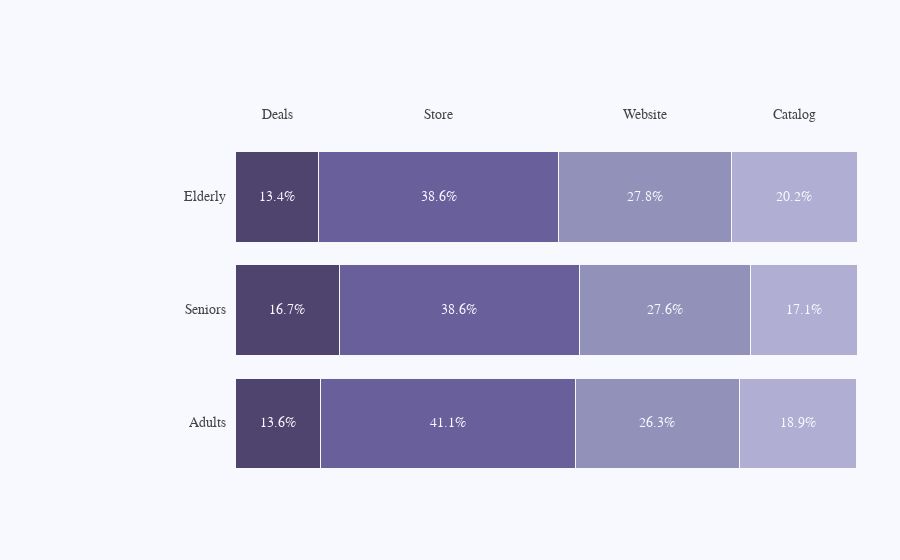

Notebook code cell kept with this figure:
### Code cell
import plotly.graph_objects as go

top_labels = ['Deals', 'Store', 'Website', 'Catalog']

colors = ['rgba(38, 24, 74, 0.8)', 'rgba(71, 58, 131, 0.8)',
          'rgba(122, 120, 168, 0.8)', 'rgba(164, 163, 204, 0.85)',
          'rgba(190, 192, 213, 1)', 'rgba(190, 163, 120, 0.85)']

x_data = [[13.6,  41.1,  26.3,  18.9],
          [16.7,  38.6,  27.6,  17.1],
          [13.4,  38.6,  27.8,  20.2]]

y_data = ['Adults', 'Seniors','Elderly']

fig = go.Figure()

for i in range(len(x_data[0])):
    for xd, yd in zip(x_data, y_data):
        fig.add_trace(go.Bar(
            x=[xd[i]], y=[yd],
            orientation='h',
            marker=dict(
                color=colors[i],
                line=dict(color='rgb(248, 248, 249)', width=1)
            )
        ))

fig.update_layout(
    xaxis=dict(
        showgrid=False,
        showline=False,
        showticklabels=False,
        zeroline=False,
        domain=[0.15, 1]
    ),
    yaxis=dict(
        showgrid=False,
        showline=False,
        showticklabels=False,
        zeroline=False,
    ),
    barmode='stack',
    paper_bgcolor='rgb(248, 248, 255)',
    plot_bgcolor='rgb(248, 248, 255)',
    margin=dict(l=120, r=10, t=140, b=80),
    showlegend=False,
)

annotations = []

for yd, xd in zip(y_data, x_data):
    # labeling the y-axis
    annotations.append(dict(xref='paper', yref='y',
                            x=0.14, y=yd,
                            xanchor='right',
                            text=str(yd),
                            font=dict(family='Arial', size=14,
                                      color='rgb(67, 67, 67)'),
                            showarrow=False, align='right'))
    # labeling the first percentage of each bar (x_axis)
    annotations.append(dict(xref='x', yref='y',
                            x=xd[0] / 2, y=yd,
                            text=str(xd[0]) + '%',
                            font=dict(family='Arial', size=14,
                                      color='rgb(248, 248, 255)'),
                            showarrow=False))
    # labeling the first Likert scale (on the top)
    if yd == y_data[-1]:
        annotations.append(dict(xref='x', yref='paper',
                                x=xd[0] / 2, y=1.1,
                                text=top_labels[0],
                                font=dict(family='Arial', size=14,
                                          color='rgb(67, 67, 67)'),
                                showarrow=False))
    space = xd[0]
    for i in range(1, len(xd)):
            # labeling the rest of percentages for each bar (x_axis)
            annotations.append(dict(xref='x', yref='y',
                                    x=space + (xd[i]/2), y=yd,
                                    text=str(xd[i]) + '%',
                                    font=dict(family='Arial', size=14,
                                              color='rgb(248, 248, 255)'),
                                    showarrow=False))
            # labeling the Likert scale
            if yd == y_data[-1]:
                annotations.append(dict(xref='x', yref='paper',
                                        x=space + (xd[i]/2), y=1.1,
                                        text=top_labels[i],
                                        font=dict(family='Arial', size=14,
                                                  color='rgb(67, 67, 67)'),
                                        showarrow=False))
            space += xd[i]

fig.update_layout(annotations=annotations)

fig.show()

### Figure 1 — Plotly figure (JSON) as saved in the notebook; plotly's stock layout.template omitted (floating-point values rounded to 4 significant figures)
{"data": [{"marker": {"color": "rgba(38, 24, 74, 0.8)", "line": {"color": "rgb(248, 248, 249)", "width": 1}}, "orientation": "h", "type": "bar", "x": [13.6], "y": ["Adults"]}, {"marker": {"color": "rgba(38, 24, 74, 0.8)", "line": {"color": "rgb(248, 248, 249)", "width": 1}}, "orientation": "h", "type": "bar", "x": [16.7], "y": ["Seniors"]}, {"marker": {"color": "rgba(38, 24, 74, 0.8)", "line": {"color": "rgb(248, 248, 249)", "width": 1}}, "orientation": "h", "type": "bar", "x": [13.4], "y": ["Elderly"]}, {"marker": {"color": "rgba(71, 58, 131, 0.8)", "line": {"color": "rgb(248, 248, 249)", "width": 1}}, "orientation": "h", "type": "bar", "x": [41.1], "y": ["Adults"]}, {"marker": {"color": "rgba(71, 58, 131, 0.8)", "line": {"color": "rgb(248, 248, 249)", "width": 1}}, "orientation": "h", "type": "bar", "x": [38.6], "y": ["Seniors"]}, {"marker": {"color": "rgba(71, 58, 131, 0.8)", "line": {"color": "rgb(248, 248, 249)", "width": 1}}, "orientation": "h", "type": "bar", "x": [38.6], "y": ["Elderly"]}, {"marker": {"color": "rgba(122, 120, 168, 0.8)", "line": {"color": "rgb(248, 248, 249)", "width": 1}}, "orientation": "h", "type": "bar", "x": [26.3], "y": ["Adults"]}, {"marker": {"color": "rgba(122, 120, 168, 0.8)", "line": {"color": "rgb(248, 248, 249)", "width": 1}}, "orientation": "h", "type": "bar", "x": [27.6], "y": ["Seniors"]}, {"marker": {"color": "rgba(122, 120, 168, 0.8)", "line": {"color": "rgb(248, 248, 249)", "width": 1}}, "orientation": "h", "type": "bar", "x": [27.8], "y": ["Elderly"]}, {"marker": {"color": "rgba(164, 163, 204, 0.85)", "line": {"color": "rgb(248, 248, 249)", "width": 1}}, "orientation": "h", "type": "bar", "x": [18.9], "y": ["Adults"]}, {"marker": {"color": "rgba(164, 163, 204, 0.85)", "line": {"color": "rgb(248, 248, 249)", "width": 1}}, "orientation": "h", "type": "bar", "x": [17.1], "y": ["Seniors"]}, {"marker": {"color": "rgba(164, 163, 204, 0.85)", "line": {"color": "rgb(248, 248, 249)", "width": 1}}, "orientation": "h", "type": "bar", "x": [20.2], "y": ["Elderly"]}], "layout": {"annotations": [{"align": "right", "font": {"color": "rgb(67, 67, 67)", "family": "Arial", "size": 14}, "showarrow": false, "text": "Adults", "x": 0.14, "xanchor": "right", "xref": "paper", "y": "Adults", "yref": "y"}, {"font": {"color": "rgb(248, 248, 255)", "family": "Arial", "size": 14}, "showarrow": false, "text": "13.6%", "x": 6.8, "xref": "x", "y": "Adults", "yref": "y"}, {"font": {"color": "rgb(248, 248, 255)", "family": "Arial", "size": 14}, "showarrow": false, "text": "41.1%", "x": 34.15, "xref": "x", "y": "Adults", "yref": "y"}, {"font": {"color": "rgb(248, 248, 255)", "family": "Arial", "size": 14}, "showarrow": false, "text": "26.3%", "x": 67.85, "xref": "x", "y": "Adults", "yref": "y"}, {"font": {"color": "rgb(248, 248, 255)", "family": "Arial", "size": 14}, "showarrow": false, "text": "18.9%", "x": 90.45, "xref": "x", "y": "Adults", "yref": "y"}, {"align": "right", "font": {"color": "rgb(67, 67, 67)", "family": "Arial", "size": 14}, "showarrow": false, "text": "Seniors", "x": 0.14, "xanchor": "right", "xref": "paper", "y": "Seniors", "yref": "y"}, {"font": {"color": "rgb(248, 248, 255)", "family": "Arial", "size": 14}, "showarrow": false, "text": "16.7%", "x": 8.35, "xref": "x", "y": "Seniors", "yref": "y"}, {"font": {"color": "rgb(248, 248, 255)", "family": "Arial", "size": 14}, "showarrow": false, "text": "38.6%", "x": 36, "xref": "x", "y": "Seniors", "yref": "y"}, {"font": {"color": "rgb(248, 248, 255)", "family": "Arial", "size": 14}, "showarrow": false, "text": "27.6%", "x": 69.1, "xref": "x", "y": "Seniors", "yref": "y"}, {"font": {"color": "rgb(248, 248, 255)", "family": "Arial", "size": 14}, "showarrow": false, "text": "17.1%", "x": 91.45, "xref": "x", "y": "Seniors", "yref": "y"}, {"align": "right", "font": {"color": "rgb(67, 67, 67)", "family": "Arial", "size": 14}, "showarrow": false, "text": "Elderly", "x": 0.14, "xanchor": "right", "xref": "paper", "y": "Elderly", "yref": "y"}, {"font": {"color": "rgb(248, 248, 255)", "family": "Arial", "size": 14}, "showarrow": false, "text": "13.4%", "x": 6.7, "xref": "x", "y": "Elderly", "yref": "y"}, {"font": {"color": "rgb(67, 67, 67)", "family": "Arial", "size": 14}, "showarrow": false, "text": "Deals", "x": 6.7, "xref": "x", "y": 1.1, "yref": "paper"}, {"font": {"color": "rgb(248, 248, 255)", "family": "Arial", "size": 14}, "showarrow": false, "text": "38.6%", "x": 32.7, "xref": "x", "y": "Elderly", "yref": "y"}, {"font": {"color": "rgb(67, 67, 67)", "family": "Arial", "size": 14}, "showarrow": false, "text": "Store", "x": 32.7, "xref": "x", "y": 1.1, "yref": "paper"}, {"font": {"color": "rgb(248, 248, 255)", "family": "Arial", "size": 14}, "showarrow": false, "text": "27.8%", "x": 65.9, "xref": "x", "y": "Elderly", "yref": "y"}, {"font": {"color": "rgb(67, 67, 67)", "family": "Arial", "size": 14}, "showarrow": false, "text": "Website", "x": 65.9, "xref": "x", "y": 1.1, "yref": "paper"}, {"font": {"color": "rgb(248, 248, 255)", "family": "Arial", "size": 14}, "showarrow": false, "text": "20.2%", "x": 89.9, "xref": "x", "y": "Elderly", "yref": "y"}, {"font": {"color": "rgb(67, 67, 67)", "family": "Arial", "size": 14}, "showarrow": false, "text": "Catalog", "x": 89.9, "xref": "x", "y": 1.1, "yref": "paper"}], "barmode": "stack", "margin": {"b": 80, "l": 120, "r": 10, "t": 140}, "paper_bgcolor": "rgb(248, 248, 255)", "plot_bgcolor": "rgb(248, 248, 255)", "showlegend": false, "xaxis": {"domain": [0.15, 1], "showgrid": false, "showline": false, "showticklabels": false, "zeroline": false}, "yaxis": {"showgrid": false, "showline": false, "showticklabels": false, "zeroline": false}}}
